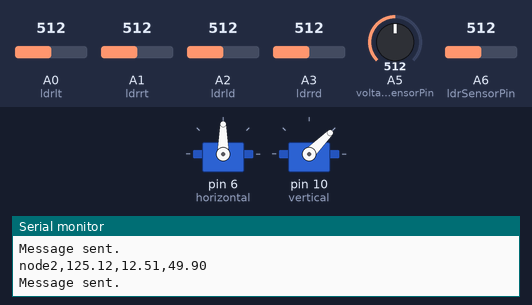
Bench run of a sketch on a simulated Arduino Nano, built with avr-gcc and run on an emulated ATmega328P. On the bench: 2 × servo, the last lines printed to the serial monitor. The test bench sets the inputs (shaded band); at power-on: A0 (ldrlt) = 512, A2 (ldrld) = 512, A3 (ldrrd) = 512, A1 (ldrrt) = 512, A5 (voltageSensorPin) = 512, A6 (ldrSensorPin) = 512. No radio packets arrive unless stated.

Above: at 2.2 s.
2.3 s: A0 (ldrlt) set to 605
4.2 s: A0 (ldrlt) set to 630
At 5.3 s:
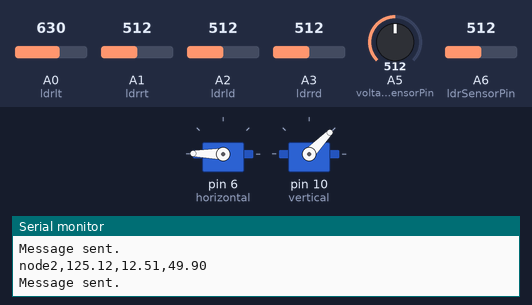
8.2 s: A2 (ldrld) set to 311
At 9.8 s:
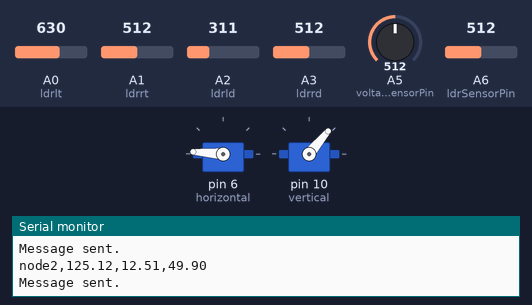
12.2 s: A2 (ldrld) set to 280
At 13.8 s:
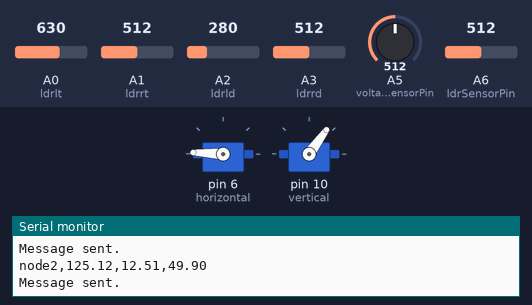
16.2 s: A3 (ldrrd) set to 314
20.2 s: A3 (ldrrd) set to 282
At 21.8 s:
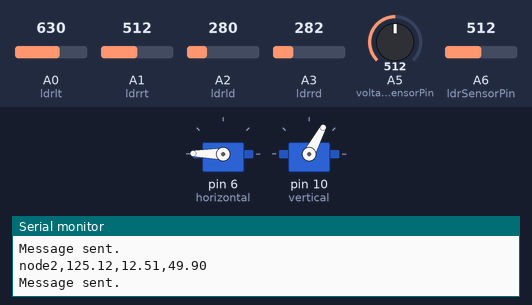
Timing chart, 0 to 41.5 s (numbered marks = the images above; inputs shaded):
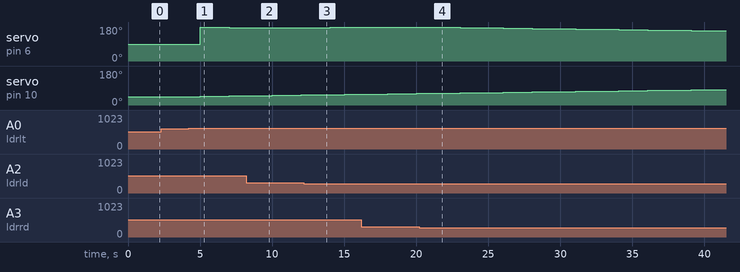

Measured:
- the behaviour switches between 613 and 614 on A0 (ldrlt) (found by bisection; images 0 and 1)
- after the input at 4.2 s, servo on pin 6 (horizontal): 90° → 179° after 0.81 s, → 178° 1.0 s later, → 177° 1.0 s later, → 176° 1.0 s later; servo on pin 10 (vertical): 45° → 46° after 0.81 s, → 47° 1.0 s later, → 48° 1.0 s later, → 49° 1.0 s later
- after the input at 8.2 s, servo on pin 6 (horizontal): stays 176° (without the input it goes to 175° after 0.82 s)
- after the input at 12.2 s, servo on pin 6 (horizontal): 176° → 177° after 0.83 s, → 178° 1.0 s later, → 179° 1.0 s later, → 180° 1.0 s later
- after the input at 20.2 s, servo on pin 6 (horizontal): moves from 180° to 159° over 20.0 s, starting after 0.85 s

The sketch:

node2_tracker.ino
```cpp
#include <RF24.h>
#include <RF24Network.h>
#include <SPI.h>
#include <Servo.h>

// 180 horizontal MAX
Servo horizontal; // horizontal servo
int servoh = 180;   // 90;     // stand horizontal servo

int servohLimitHigh = 180;
int servohLimitLow = 65;

// 65 degrees MAX
Servo vertical;   // vertical servo
int servov = 45;    //   90;     // stand vertical servo

int servovLimitHigh = 80;
int servovLimitLow = 15;


// LDR pin connections
//  name  = analogpin;
int ldrlt = 0; //LDR top left - BOTTOM LEFT    <--- BDG
int ldrrt = 1; //LDR top rigt - BOTTOM RIGHT
int ldrld = 2; //LDR down left - TOP LEFT
int ldrrd = 3; //ldr down rigt - TOP RIGHT

RF24 radio(7, 8);               // nRF24L01 (CE,CSN)
RF24Network network(radio);      // Include the radio in the network
const uint16_t this_node = 02;   // Address of this node in Octal format ( 04,031, etc)
const uint16_t node00 = 00;
char toSend[24];

const int currentSensorPin = A4;
const int voltageSensorPin = A5;
const int ldrSensorPin = A6;

void setup()
{
    pinMode(currentSensorPin, INPUT);
  pinMode(voltageSensorPin, INPUT);
  pinMode(ldrSensorPin, INPUT);

  SPI.begin();
  radio.begin();
  radio.setPALevel(RF24_PA_MIN);
  network.begin(90, this_node);  //(channel, node address)

  Serial.begin(9600);
// servo connections
// name.attacht(pin);
  horizontal.attach(6);
  vertical.attach(10);

  horizontal.write(90);
  vertical.write(45);

  delay(1000);
}

void loop()
{
    readSendData();

  int lt = analogRead(ldrlt); // top left
  int rt = analogRead(ldrrt); // top right
  int ld = analogRead(ldrld); // down left
  int rd = analogRead(ldrrd); // down rigt

  // int dtime = analogRead(4)/20; // read potentiometers
  // int tol = analogRead(5)/4;
  int dtime = 10;
  int tol = 50;

  int avt = (lt + rt) / 2; // average value top
  int avd = (ld + rd) / 2; // average value down
  int avl = (lt + ld) / 2; // average value left
  int avr = (rt + rd) / 2; // average value right

  int dvert = avt - avd; // check the diffirence of up and down
  int dhoriz = avl - avr;// check the diffirence og left and rigt


  if (-1*tol > dvert || dvert > tol) // check if the diffirence is in the tolerance else change vertical angle
  {
  if (avt > avd)
  {
    servov = ++servov;
     if (servov > servovLimitHigh)
     {
      servov = servovLimitHigh;
     }
  }
  else if (avt < avd)
  {
    servov= --servov;
    if (servov < servovLimitLow)
  {
    servov = servovLimitLow;
  }
  }
  vertical.write(servov);
  }

  if (-1*tol > dhoriz || dhoriz > tol) // check if the diffirence is in the tolerance else change horizontal angle
  {
  if (avl > avr)
  {
    servoh = --servoh;
    if (servoh < servohLimitLow)
    {
    servoh = servohLimitLow;
    }
  }
  else if (avl < avr)
  {
    servoh = ++servoh;
     if (servoh > servohLimitHigh)
     {
     servoh = servohLimitHigh;
     }
  }
  else if (avl = avr)
  {
    // nothing
  }
  horizontal.write(servoh);
  }
   delay(1000);
}

void readSendData()
{
  network.update();
  RF24NetworkHeader header(node00);     // (Address where the data is going)

  float voltage = getVoltage();
  float current = voltage*10;
  float lux = getLux();

  String message = "node2,";
  message += String(current);
  message += ",";
  message += String(voltage);
  message += ",";
  message += String(lux);
  message.toCharArray(toSend, 24);

  bool ok = network.write(header, &toSend, sizeof(toSend)); // Send the data
  Serial.println(message);

  if (ok)
  {
    Serial.println("Message sent.");
  }
  else
  {
    Serial.println("Message not sent.");
  }
}

float getCurrent()
{
  // 2A ACS712 have a sensitivity of 100mV/1A.

  float reading = analogRead(currentSensorPin);
  float acsOffset = 0.0;

  float current = (reading * (5000.0 / 1023.0) - acsOffset) * (1 / 100);
  //float current = (reading);
  return current;
}

float getVoltage()
{
  // Sensor is just a voltage divider.

  float reading = analogRead(voltageSensorPin);
  float R1 = 30000;
  float R2 = 7500;

  float voltage = reading * (5.0 / 1023.0) * ((R1 + R2) / R2);

  return voltage;
}

float getLux()
{
  // 5V-LDR-3.3k-Gnd

  float reading = analogRead(ldrSensorPin);

  float voltageReading = reading * (5.0 / 1023.0);

  float lux = (250.0 / voltageReading) - 50.0;

  return lux;
}
```
